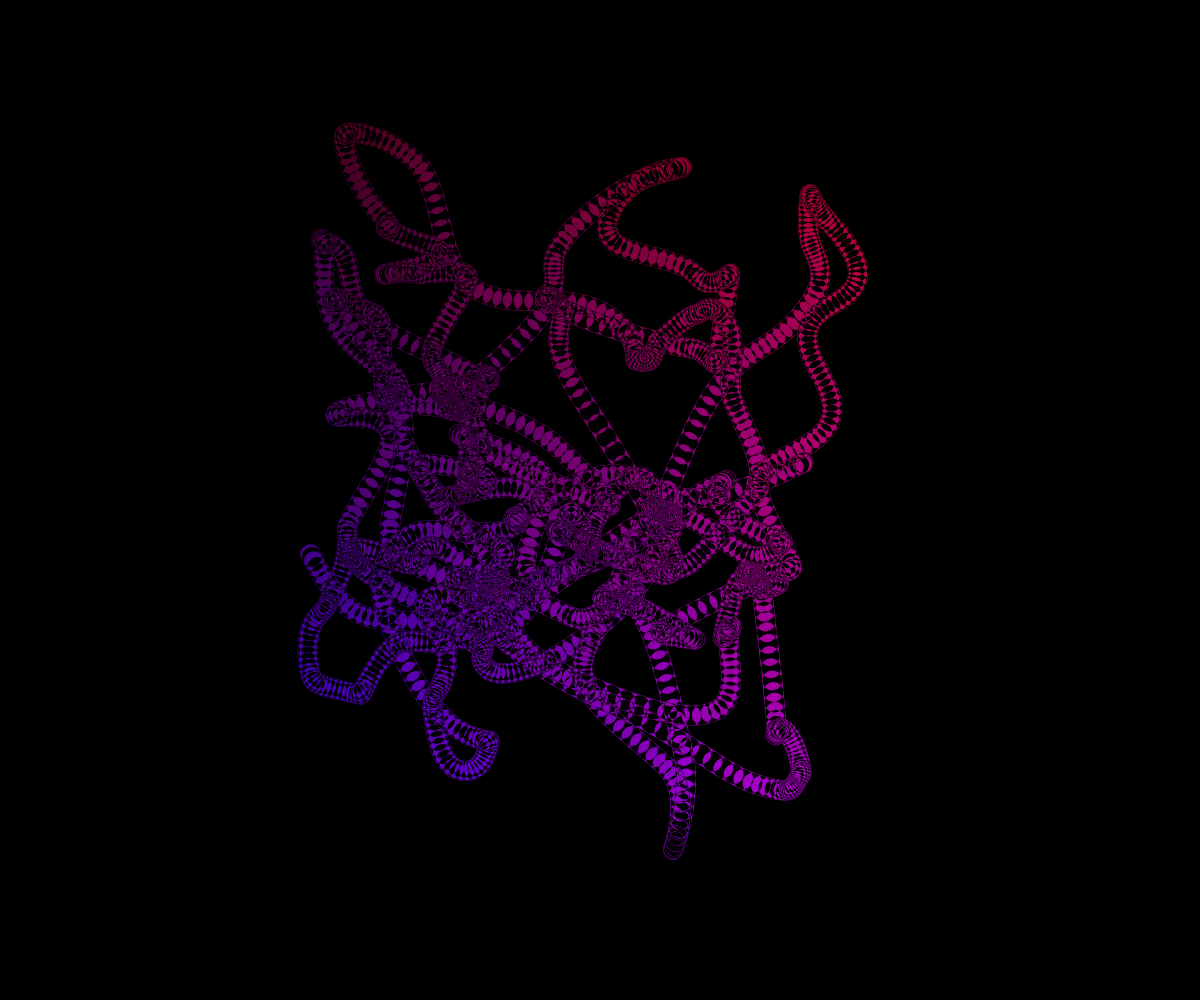
Frame 1 (no input)
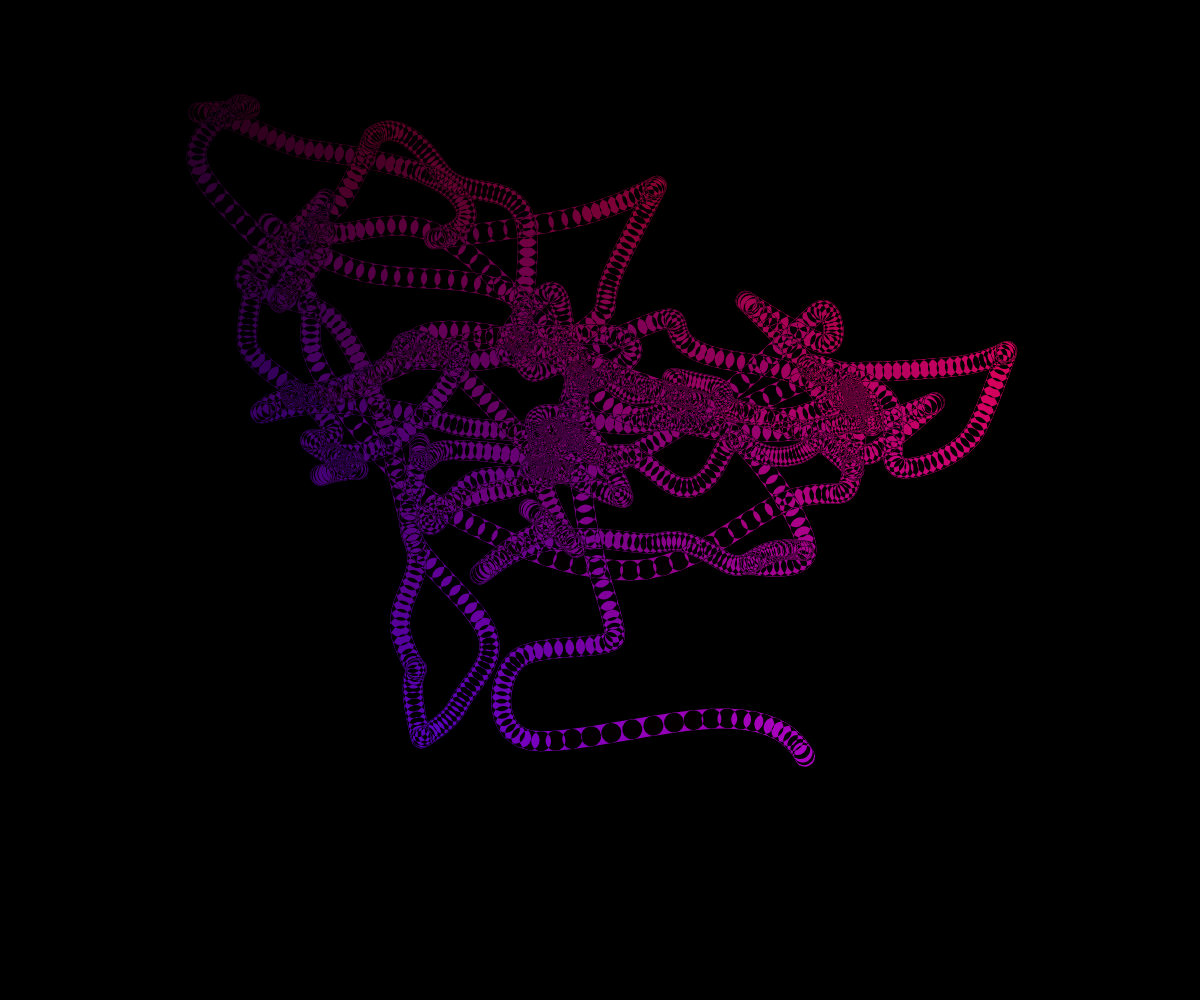
Frame 2 (the mouse pressed at the canvas centre, redrawn once)

The p5.js sketch that drew these frames (run headless with seeded random() and noise() and a simulated clock; the mouse was pressed at the canvas centre and the sketch redrawn once):

// p5.js sketch
// ── sketch.js
/*
Inspired by Colette and Charles J. Bangert's Complex Intersecting Line (1976) and Roman Verostko's Sketch (1987)
*/

let startX;
let startY;
let endX;
let endY;

let num = 0;
let total = 2000;

let tx = 0;
let ty = 2000;

function setup() {
  createCanvas(windowWidth, windowHeight);
  strokeWeight(20);
  getStartPoint();
  getEndPoint();
}

function draw() {
  blendMode(BLEND)
  background(0);
  blendMode(DIFFERENCE);
  for (let num = 0; num<total; num++) {
    let colorNoise1 = map(noise(tx), 0, 1, 0, 255)
    let colorNoise2 = map(noise(ty), 0, 1, 0, 255)
    stroke(colorNoise1, 0 , colorNoise2);
    line(startX, startY, endX, endY);
    startX = endX;
    startY = endY;
    getEndPoint();
  }
  noLoop();
}

function getStartPoint() {
  startX = map(noise(tx), 0, 1, 0, width);
  startY = map(noise(ty), 0, 1, 0, height);
}

function getEndPoint() {
  endX = map(noise(tx), 0, 1, 0, width);
  endY = map(noise(ty), 0, 1, 0, height);

  tx += 0.01;
  ty += 0.01;
}

function mousePressed() {
  loop();
}

///////////////////////////////////////////////////////////////

/*
Inspired by Colette and Charles J. Bangert's Complex Intersecting Line (1976) and Roman Verostko's Sketch (1987)
*/

// let startX;
// let startY;
// let endX;
// let endY;

// let num = 0;
// let total = 1000;

// let tx = 0;
// let ty = 1000;

// function setup() {
//   createCanvas(windowWidth, windowHeight);
//   background(0);
//   stroke(255);
//   strokeWeight(2);
//   getStartPoint();
//   getEndPoint();
// }

// function draw() {
//   while (num < total) {
//     line(startX, startY, endX, endY);
//     startX = endX;
//     startY = endY;
//     getEndPoint();
//     num++;
//   }
// }

// function getStartPoint() {
//   startX = map(noise(tx), 0, 1, 0, width);
//   startY = map(noise(ty), 0, 1, 0, height);
// }

// function getEndPoint() {
//   endX = map(noise(tx), 0, 1, 0, width);
//   endY = map(noise(ty), 0, 1, 0, height);

//   tx += 0.01;
//   ty += 0.01;
// }
